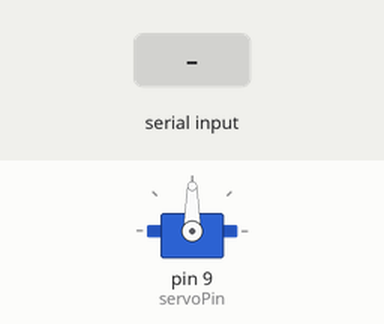
Recording of a sketch running on a simulated Arduino Uno, built with avr-gcc and run on an emulated ATmega328P. Shown: servo. The inputs (shaded band) are chosen by the test bench.

Above: at 1.7 s.
1.8 s: "O" received over Serial
At 3.3 s:
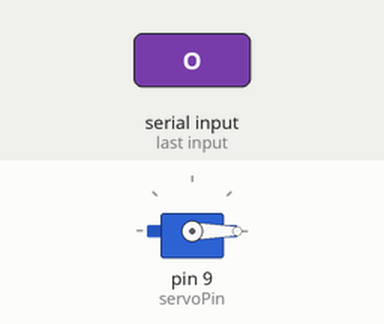
Timing chart, 0 to 7.4 s (numbered marks = the images above; inputs shaded):
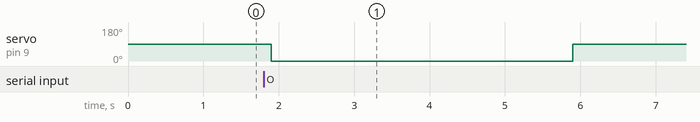

The sketch:

door_open_close.ino
```cpp
#include <Servo.h>

/*
90 -> đóng
0 -> mở
*/

Servo servoMotor;
const int servoPin = 9;

void setup() {
  Serial.begin(9600);  // Kết nối serial
  servoMotor.attach(servoPin);  // Kết nối servo vào chân số 9
  servoMotor.write(90);  // Đặt cửa vào trạng thái đóng (90 độ)
  delay(500);  // Thời gian chờ để servo vào vị trí ban đầu
}

void loop() {
  if (Serial.available() > 0) {
    char command = Serial.read();  // Đọc lệnh từ cổng serial
    if (command == 'O') {  // Nếu lệnh là 'O', mở cửa

      // Gửi lệnh đóng lại để khởi động servo, giúp tránh giật nhẹ
      servoMotor.write(90);  // Đảm bảo servo đã ở vị trí 90 độ
      delay(100);  // Chờ 100ms để ổn định servo

      // Lệnh mở cửa thực sự
      servoMotor.write(0);  // Xoay servo về 0 độ để mở cửa
      delay(4000);  // Giữ cửa mở trong 3 giây
      servoMotor.write(90);  // Đóng cửa lại về góc 90 độ
    }
  }
}
```

Measured:
- after the input at 1.8 s, servo on pin 9 (servoPin): 90° → 0° after 0.10 s, → 90° 4.0 s later
